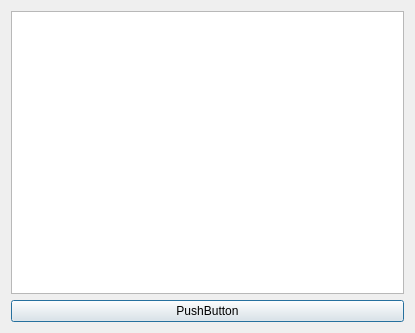
<?xml version="1.0" encoding="UTF-8"?>
<ui version="4.0">
 <class>secDialog</class>
 <widget class="QDialog" name="secDialog">
  <property name="geometry">
   <rect>
    <x>0</x>
    <y>0</y>
    <width>415</width>
    <height>333</height>
   </rect>
  </property>
  <property name="windowTitle">
   <string>Dialog</string>
  </property>
  <layout class="QVBoxLayout" name="verticalLayout">
   <item>
    <widget class="QPlainTextEdit" name="plainTextEdit">
     <property name="sizePolicy">
      <sizepolicy hsizetype="Preferred" vsizetype="Preferred">
       <horstretch>0</horstretch>
       <verstretch>0</verstretch>
      </sizepolicy>
     </property>
    </widget>
   </item>
   <item>
    <widget class="QPushButton" name="pushButton">
     <property name="text">
      <string>PushButton</string>
     </property>
    </widget>
   </item>
  </layout>
 </widget>
 <resources/>
 <connections/>
</ui>
